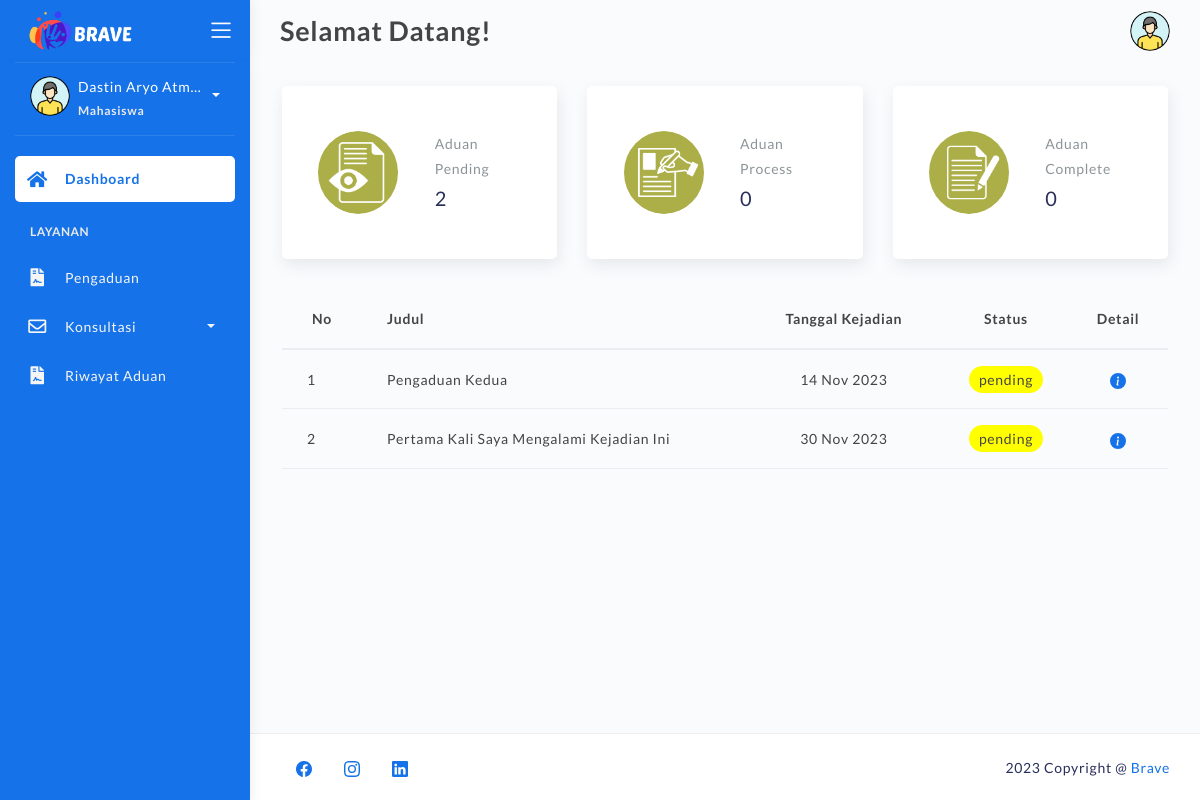
The app's page /dashboard.php (signed in), older data.
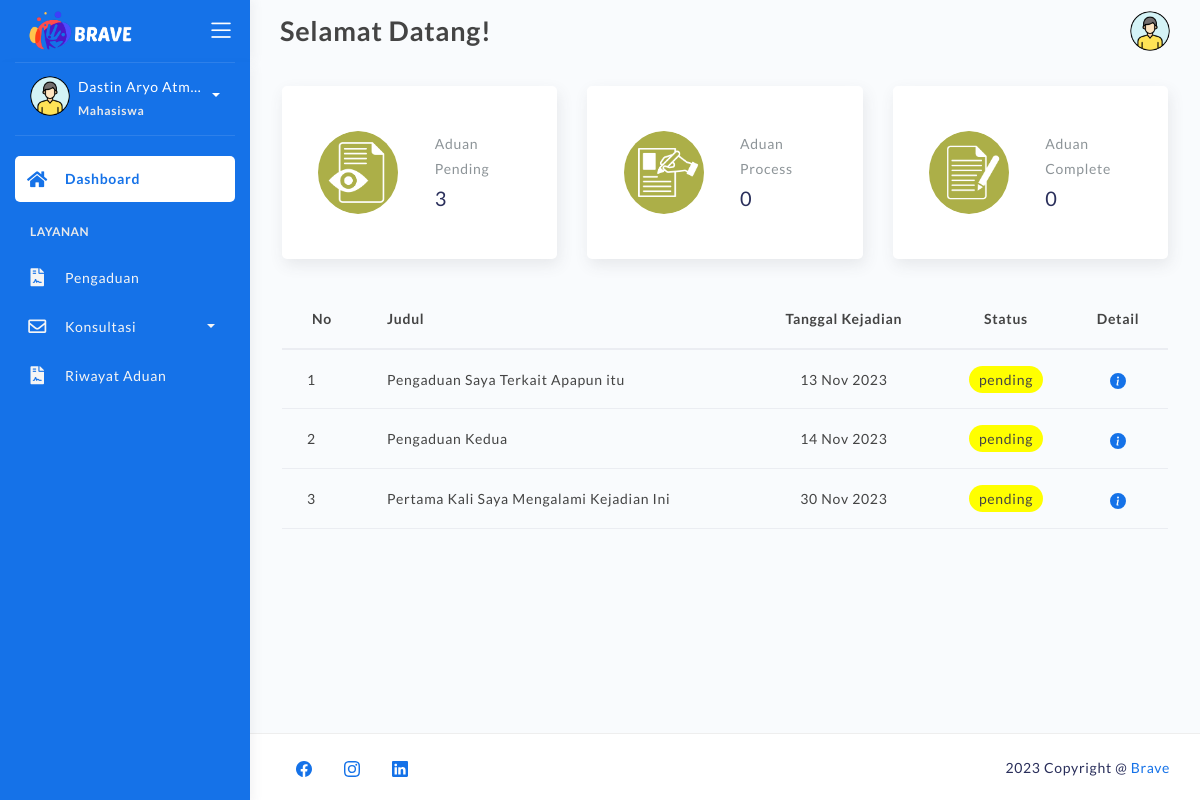
The same page, newer data.
### tables this page shows
CREATE TABLE `pengaduan` (
  `id_pengaduan` varchar(50) NOT NULL,
  `nim` varchar(25) NOT NULL,
  `nama` varchar(255) NOT NULL,
  `judul` varchar(255) NOT NULL,
  `tgl_kejadian` date NOT NULL,
  `tgl_aduan` datetime NOT NULL DEFAULT current_timestamp(),
  `pesan_aduan` text NOT NULL,
  `pelaku` varchar(255) NOT NULL,
  `bukti` varchar(255) NOT NULL,
  `status` varchar(25) NOT NULL
);

### dashboard.php (the view, shortened to what the changed rows need)
<!DOCTYPE html>
<html lang="en">
<head>
	<link rel="stylesheet" href="assets/css/bootstrap.min.css">
	<link rel="stylesheet" href="assets/css/atlantis.css">
</head>
<body>
	<div class="wrapper fullheight-side">
		<div class="main-panel full-height" >
			<div class="container" style="height:100%;">
				<div class="page-inner">
					<div class="row">
						<?php
							include "backend/connection.php";
							$user_id = $_SESSION['user_id'];
							$pending_result = mysqli_query($koneksi, "SELECT * FROM pengaduan WHERE nim = '$user_id' AND status = 'pending'");
							$pending_count = 0;
							$process_count = 0;
							$complete_count = 0;
							while ($count = mysqli_fetch_array($pending_result)) {
								$pending_count++;
							}
							echo '
								<div class="col-sm-6 col-md-4">
									<div class="card card-stats card-round" style="padding:30px 15px;">
										<div class="card-body">
											<div class="row">
												<div class="col-6">
													<div class="icon-big text-center">
														<img src="assets/img/icon/pending.png" alt="..." class="avatar-img rounded-circle" style="width:80px;">
													</div>
												</div>
												<div class="col-6 col-stats">
													<div class="numbers">
														<p class="card-category">Aduan Pending</p>
														<h4 class="card-title">' . $pending_count . '</h4>
													</div>
												</div>
											</div>
										</div>
									</div>
								</div>
								<div class="col-sm-6 col-md-4">
									<div class="card card-stats card-round" style="padding:30px 15px;">
										<div class="card-body ">
											<div class="row">
												<div class="col-6">
													<div class="icon-big text-center">
														<img src="assets/img/icon/process.png" alt="..." class="avatar-img rounded-circle" style="width:80px;">
													</div>
												</div>
												<div class="col-6 col-stats">
													<div class="numbers">
														<p class="card-category">Aduan Process</p>
														<h4 class="card-title">' . $process_count . '</h4>
													</div>
												</div>
											</div>
										</div>
									</div>
								</div>
								<div class="col-sm-6 col-md-4">
									<div class="card card-stats card-round" style="padding:30px 15px;">
										<div class="card-body">
											<div class="row">
												<div class="col-6">
													<div class="icon-big text-center">
														<img src="assets/img/icon/complete.png" alt="..." class="avatar-img rounded-circle" style="width:80px;">
													</div>
												</div>
												<div class="col-6 col-stats">
													<div class="numbers">
														<p class="card-category">Aduan Complete</p>
														<h4 class="card-title">' . $complete_count . '</h4>
													</div>
												</div>
											</div>
										</div>
									</div>
								</div>
							';
						?>
					</div>
					<div class="page-category">
						<table class="table">
							<thead>
								<tr>
									<th scope="col" style="width:80px; text-align:center;">No</th>
									<th scope="col">Judul</th>
									<th scope="col" style="width:200px; text-align:center;">Tanggal Kejadian</th>
									<th scope="col" style="width:100px; text-align:center;">Status</th>
									<th scope="col" style="width:100px; text-align:center;">Detail</th>
								</tr>
							</thead>
							<tbody>
								<?php
									include "backend/connection.php";
									$user_id = $_SESSION['user_id'];
									$ambildata = mysqli_query($koneksi, "SELECT * FROM pengaduan WHERE nim = '$user_id' AND NOT status = 'complete' ORDER BY tgl_aduan DESC");
									$no = 1;
									while ($tampil = mysqli_fetch_array($ambildata)) {
										echo "
											<tr>
												<td>$no</td>
												<td>$tampil[judul]</td>
												<td><center>". date("d M Y", strtotime($tampil['tgl_kejadian'])) ."<center></td>
												<td><center><a class='$tampil[status]'>$tampil[status]</a></td>
												<td>
													<center>
														<a href='detail-aduan.php?id=" . $tampil["id_pengaduan"]. "'>
															<svg xmlns='http://www.w3.org/2000/svg' width='16' height='16' fill='currentColor' class='bi bi-info-circle-fill' viewBox='0 0 16 16'>
																<path d='M8 16A8 8 0 1 0 8 0a8 8 0 0 0 0 16zm.93-9.412-1 4.705c-.07.34.029.533.304.533.194 0 .487-.07.686-.246l-.088.416c-.287.346-.92.598-1.465.598-.703 0-1.002-.422-.808-1.319l.738-3.468c.064-.293.006-.399-.287-.47l-.451-.081.082-.381 2.29-.287zM8 5.5a1 1 0 1 1 0-2 1 1 0 0 1 0 2z'/>
															</svg>
														</a>
													</center>
												</td>
											</tr>
										";
										$no++;
									}
								?>
							</tbody>
						</table>
					</div>
				</div>
			</div>
		</div>
	</div>
</body>
</html>

Row changes from the older to the newer data that the page shows:
added pengaduan: judul "Pengaduan Saya Terkait Apapun itu", tgl_kejadian "13 Nov 2023", status "pending"
Text that changed along with them:
$pending_count: "2" → "3"
